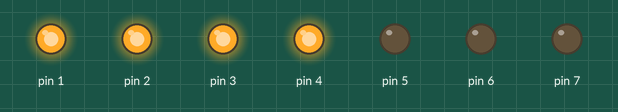
The sketch below on a simulated Arduino Uno, built with avr-gcc and run on an emulated ATmega328P. Parts: output pins drawn as LEDs (lit = HIGH).

Above: at 0.1 s.
Timing chart, 0 to 1.6 s (numbered marks = the images above):
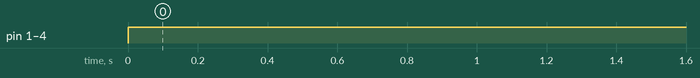

The sketch:

Exercise3-1.ino
```cpp
volatile byte state =LOW;
int buttonState = 0;
int i=0;


void setup() {
pinMode(0, INPUT);
pinMode(1, OUTPUT);
pinMode(2, OUTPUT);
pinMode(3, OUTPUT);
pinMode(4, OUTPUT);
pinMode(5, OUTPUT);
pinMode(6, OUTPUT);
pinMode(7, OUTPUT);
attachInterrupt(digitalPinToInterrupt(0), next, FALLING);


}

void loop() {


digitalWrite(1, HIGH);
digitalWrite(2, HIGH);
digitalWrite(3, HIGH);
digitalWrite(4, HIGH);

state=!state;
digitalWrite(i, state);


/* attachInterrupt(digitalPinToInterrupt(0), next(i), LOW);


buttonState = digitalRead(8);
if(buttonState == LOW){
}
*/

}


void next() {
if(i==5){
i=0;
}
i++;
state=!state;
}
```

Measured:
- by itself, pin 1–4: LOW → HIGH at 0.00 s
